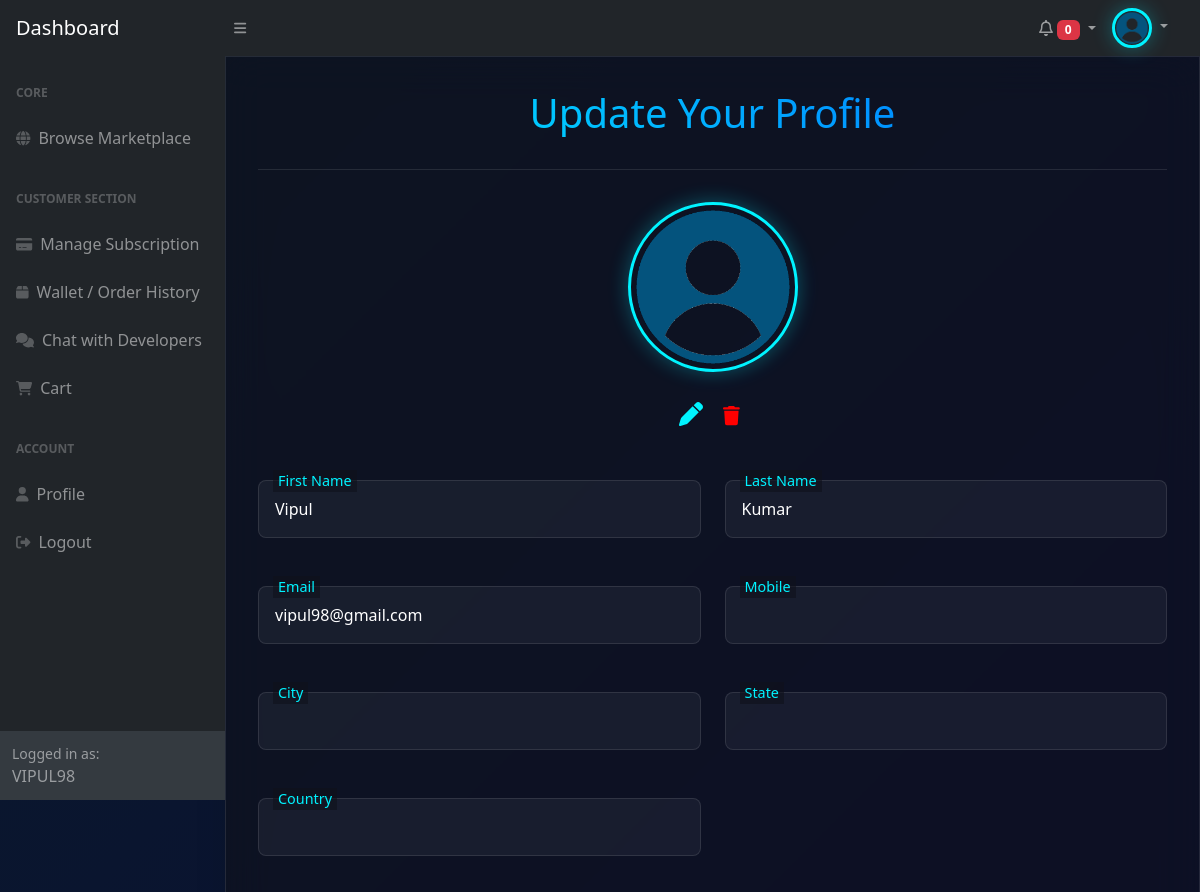
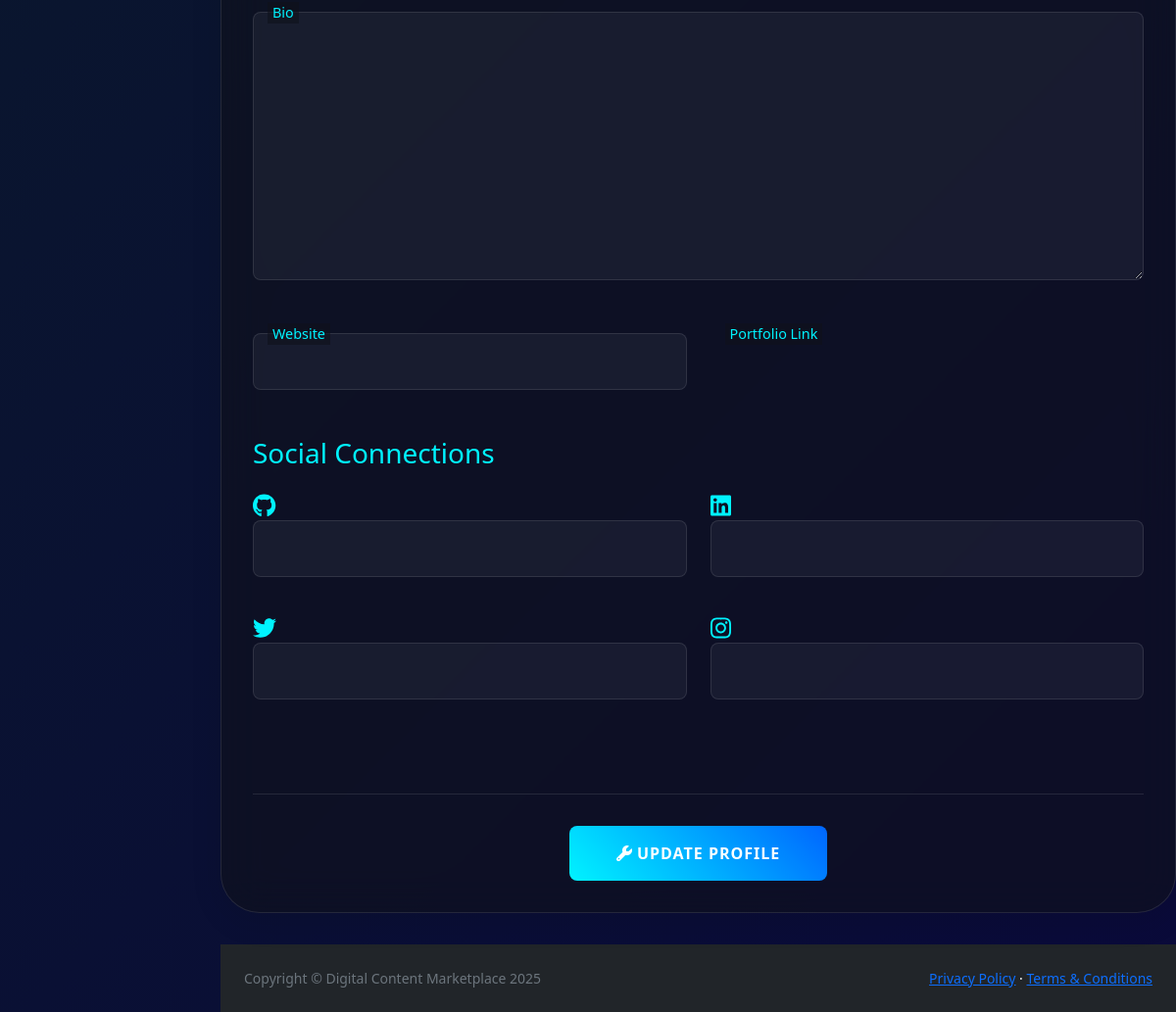
The app's page /update-profile/ (signed in) with its own data (2 pictures, top to bottom).
### apps/authentication/models.py (models this page shows, shortened)
class User(AbstractUser):
    ROLE_CHOICES = (
        ('developer', 'Developer'),
        ('customer', 'Customer'),
    )
    first_name = models.CharField(max_length=50)
    last_name = models.CharField(max_length=50)
    profile_picture = models.ImageField(
        upload_to='profile_pics/',
        blank=True,
        null=True,
        default='profile_pics/user_default.png'
        )
    mobile = models.PositiveBigIntegerField(unique=True, null=True, blank=True)
    email = models.EmailField(max_length=50, unique=True)
    role = models.CharField(max_length=10, choices=ROLE_CHOICES)
    REQUIRED_FIELDS = ['email', 'mobile']
    groups = models.ManyToManyField(Group, blank=True)
    user_permissions = models.ManyToManyField(Permission, blank=True)
    class Meta:
        app_label = 'authentication'
        verbose_name = 'User'
        verbose_name_plural = 'Users'

class CustomerProfile(models.Model):
    user = models.OneToOneField(User, on_delete=models.CASCADE)
    bio = models.TextField(blank=True)
    city = models.CharField(max_length=50, blank=True, null=True)
    state = models.CharField(max_length=50, blank=True, null=True)
    country = models.CharField(max_length=50, blank=True, null=True)
    website = models.URLField(blank=True, null=True)
    github_link = models.URLField(blank=True, null=True)
    linkedIn_link = models.URLField(blank=True, null=True)
    x_link = models.URLField(blank=True, null=True)
    instagram_link = models.URLField(blank=True, null=True)

### apps/authentication/views.py (the view)
# urls.py: path('update-profile/', update_profile, name='update_profile'),
@login_required(login_url='login')
def update_profile(request):
    user = request.user
    if user.role == 'customer':
        ProfileForm = CustomerProfileUpdateForm
        profile, created = CustomerProfile.objects.get_or_create(user=user)
    else:
        ProfileForm = DeveloperProfileUpdateForm
        profile, created = DeveloperProfile.objects.get_or_create(user=user)
    if request.method == "POST":
        user_form = UserUpdateForm(request.POST, request.FILES, instance=user)
        profile_form = ProfileForm(request.POST, instance=profile)
        if user_form.is_valid() and profile_form.is_valid():
            if request.POST.get("clear_profile_picture") == "true":
                user.profile_picture.delete(save=False)  # Remove old file
                user.profile_picture = "profile_pics/user_default.png"
            user_form.save()
            profile_form.save()
            return redirect('profile')  # Redirect to profile page after update
    else:
        user_form = UserUpdateForm(instance=user)
        profile_form = ProfileForm(instance=profile)
    context = {
        'user_form': user_form,
        'profile_form': profile_form,
    }
    return render(request, 'update_profile.html', context)

### apps/authentication/templates/update_profile.html (shortened to what this page needs)
{% extends "base_dash.html" %}
{% load static %}
{% block content %}
<link rel="stylesheet" href="{% static 'css/updateProfileStyles.css' %}">
<div class="update-container">
    <div class="update-header">
        <h1 style="background: linear-gradient(45deg, #00f3ff, #0066ff);
                  -webkit-background-clip: text;
                  -webkit-text-fill-color: transparent;">
            Update Your Profile
        </h1>
    </div>
    <form method="POST" enctype="multipart/form-data" class="update-form">
        <div class="d-flex justify-content-center align-item-center">
            <img src="{{ user.profile_picture.url }}" class="avatar-preview" id="avatarPreview">
        </div>
        <div class="d-flex justify-content-center align-item-center">
            <div class="form-group" >
                <div class="">
                    <label for="id_profile_picture" class="social-icon" style="cursor: pointer;">
                        <i class="fa-solid fa-pen"></i>
                    </label>
                    {% if user.profile_picture %}
                        <button type="button" class="clear-btn social-icon" onclick="clearProfilePicture()">
                            <i class="fas fa-trash"></i>
                        </button>
                    {% endif %}
                </div>
            </div>
        </div>
        <div class="form-row">
            <div class="form-group">
                <label class="floating-label">First Name</label>
                {{ user_form.first_name }}
            </div>
            <div class="form-group">
                <label class="floating-label">Last Name</label>
                {{ user_form.last_name }}
            </div>
        </div>
        <div class="form-row">
            <div class="form-group">
                <label class="floating-label">Email</label>
                {{ user_form.email }}
            </div>
            <div class="form-group">
                <label class="floating-label">Mobile</label>
                {{ user_form.mobile }}
            </div>
        </div>
        <div class="form-row">
            <div class="form-group">
                <label class="floating-label">City</label>
                {{ profile_form.city }}
            </div>
            <div class="form-group">
                <label class="floating-label">State</label>
                {{ profile_form.state }}
            </div>
        </div>
        <div class="form-row">
            <div class="form-group">
                <label class="floating-label">Country</label>
                {{ profile_form.country }}
            </div>
            <div class="form-group">
            </div>
        </div>
        <div class="form-group">
            <label class="floating-label">Bio</label>
            {{ profile_form.bio }}
        </div>
        <div class="form-row">
            <div class="form-group">
                <label class="floating-label">Website</label>
                {{ profile_form.website }}
            </div>
            <div class="form-group">
                <label class="floating-label">Portfolio Link</label>
            </div>
        </div>
        <div class="social-section">
            <h3 style="color: #00f3ff; margin-bottom: 1.5rem;">Social Connections</h3>
            <div class="form-row">
                <div class="form-group">
                    <div class="social-input-group">
                        <i class="fab fa-github social-icon"></i>
                        {{ profile_form.github_link }}
                    </div>
                </div>
                <div class="form-group">
                    <div class="social-input-group">
                        <i class="fab fa-linkedin social-icon"></i>
                        {{ profile_form.linkedIn_link }}
                    </div>
                </div>
            </div>
            <div class="form-row">
                <div class="form-group">
                    <div class="social-input-group">
                        <i class="fab fa-twitter social-icon"></i>
                        {{ profile_form.x_link }}
                    </div>
                </div>
                <div class="form-group">
                    <div class="social-input-group">
                        <i class="fab fa-instagram social-icon"></i>
                        {{ profile_form.instagram_link }}
                    </div>
                </div>
            </div>
        </div>
        <div class="submit-section">
            <button type="submit" class="submit-btn">
                <i class="fas fa-wrench"></i> Update Profile
            </button>
        </div>
    </form>
</div>
<link rel="stylesheet" href="https://cdnjs.cloudflare.com/ajax/libs/font-awesome/5.15.4/css/all.min.css">
{% endblock %}

### apps/authentication/templates/base_dash.html (shortened to what this page needs)
{% load static %}
<!DOCTYPE html>
<html lang="en">
    <head>
        <link href="https://cdn.jsdelivr.net/npm/simple-datatables@7.1.2/dist/style.min.css" rel="stylesheet" />
        <link href="{% static 'css/dashboardStyles.css' %}" rel="stylesheet" />
        <link href="{% static 'css/profileStyles.css' %}" rel="stylesheet" />
    </head>
    <body class="sb-nav-fixed">
        <nav class="sb-topnav navbar navbar-expand navbar-dark bg-dark">
            <a class="navbar-brand ps-3" href="{% url 'customer_dashboard' %}">Dashboard</a>
            <button class="btn btn-link btn-sm order-1 order-lg-0 me-4 me-lg-0" id="sidebarToggle" href="#!"><i class="fas fa-bars"></i></button>
            <ul class="navbar-nav ms-auto ms-md-0 me-3 me-lg-4">
                {% if user.is_authenticated %}
                    <a class="nav-link dropdown-toggle align-item-center" style="align-self: center;" href="#" id="notificationDropdown" role="button" data-bs-toggle="dropdown" aria-expanded="false">
                        <i class="fa-regular fa-bell"></i>
                        <span id="unread-count" class="badge bg-danger">0</span>
                    </a>
                {% endif %}
                <li class="nav-item dropdown">
                    <a class="nav-link dropdown-toggle" id="navbarDropdown" href="#" role="button" data-bs-toggle="dropdown" aria-expanded="false">
                        <img src="{{ user.profile_picture.url }}" class="avatar" alt="Profile Picture" style="height: 40px; width: 40px;">
                    </a>
                </li>
            </ul>
        </nav>
        <div id="layoutSidenav">
            <div id="layoutSidenav_nav">
                <nav class="sb-sidenav accordion sb-sidenav-dark" id="sidenavAccordion">
                    <div class="sb-sidenav-menu">
                        <div class="nav">
                            <div class="sb-sidenav-menu-heading">Core</div>
                            <a class="nav-link" href="{% url 'home' %}">
                                <div class="sb-nav-link-icon"><i class="fas fa-globe"></i></div>
                                Browse Marketplace
                            </a>
                            {% if user.is_superuser or user.is_staff %}
                                <div class="sb-sidenav-menu-heading">Developer Section</div>
                                <a class="nav-link" href="{% url 'my_content' %}">
                                    <div class="sb-nav-link-icon"><i class="fas fa-folder"></i></div>
                                    My Contents
                                </a>
                                <a class="nav-link" href="{% url 'upload_content' %}">
                                    <div class="sb-nav-link-icon"><i class="fas fa-upload"></i></div>
                                    Upload Contents
                                </a>
                                <a class="nav-link" href="{% url 'admin_wallet' %}">
                                    <div class="sb-nav-link-icon"><i class="fas fa-dollar-sign"></i></div>
                                    Admin Wallet
                                </a>
                                <a class="nav-link" href="{% url 'admin_chat_view' %}">
                                    <div class="sb-nav-link-icon"><i class="fas fa-comments"></i></div>
                                    Chat Control
                                </a>
                            {% elif user.role == "customer" %}
                                <div class="sb-sidenav-menu-heading">Customer Section</div>
                                <a class="nav-link" href="{% url 'manage_subscription' %}">
                                    <div class="sb-nav-link-icon"><i class="fas fa-credit-card"></i></div>
                                    Manage Subscription
                                </a>
                                <a class="nav-link" href="{% url 'order_history' %}">
                                    <div class="sb-nav-link-icon"><i class="fas fa-box"></i></div>
                                    Wallet / Order History
                                </a>
                                <a class="nav-link" href="{% url 'active_chats' %}">
                                    <div class="sb-nav-link-icon"><i class="fas fa-comments"></i></div>
                                    Chat with Developers
                                </a>
                                <a class="nav-link" href="{% url 'cart' %}">
                                    <div class="sb-nav-link-icon"><i class="fas fa-shopping-cart"></i></div>
                                    Cart
                                </a>
                            {% endif %}
                            <div class="sb-sidenav-menu-heading">Account</div>
                            <a class="nav-link" href="{% url 'profile' %}">
                                <div class="sb-nav-link-icon"><i class="fas fa-user"></i></div>
                                Profile
                            </a>
                            <div class="nav-link">
                                <form action="{% url 'logout' %}" method="POST">
                                    <div class="d-flex justify-content-between align-items-center">
                                        <div class="sb-nav-link-icon"><i class="fas fa-sign-out-alt"></i></div>
                                        <button type="submit" class="dropdown-item">Logout</button>
                                    </div>
                                </form>
                            </div>
                        </div>
                    </div>
                    <div class="sb-sidenav-footer">
                        <div class="small">Logged in as:</div>
                        {{ user.username|upper }}
                    </div>
                </nav>
            </div>
            <div id="layoutSidenav_content">
                <main>
                    {% block content %}{% endblock  %}
                </main>
                <footer class="py-4 bg-dark mt-auto">
                    <div class="container-fluid px-4">
                        <div class="d-flex align-items-center justify-content-between small">
                            <div class="text-muted">Copyright &copy; Digital Content Marketplace 2025</div>
                            <div>
                                <a href="{% url 'privacy' %}">Privacy Policy</a>
                                &middot;
                                <a href="{% url 'terms' %}">Terms &amp; Conditions</a>
                            </div>
                        </div>
                    </div>
                </footer>
            </div>
        </div>
        <link rel="stylesheet" href="https://cdnjs.cloudflare.com/ajax/libs/font-awesome/5.15.4/css/all.min.css">
    </body>
</html>

### records on screen
User: profile_picture (placeholder picture), username "VIPUL98", first_name "Vipul", last_name "Kumar", email "vipul98@gmail.com"
